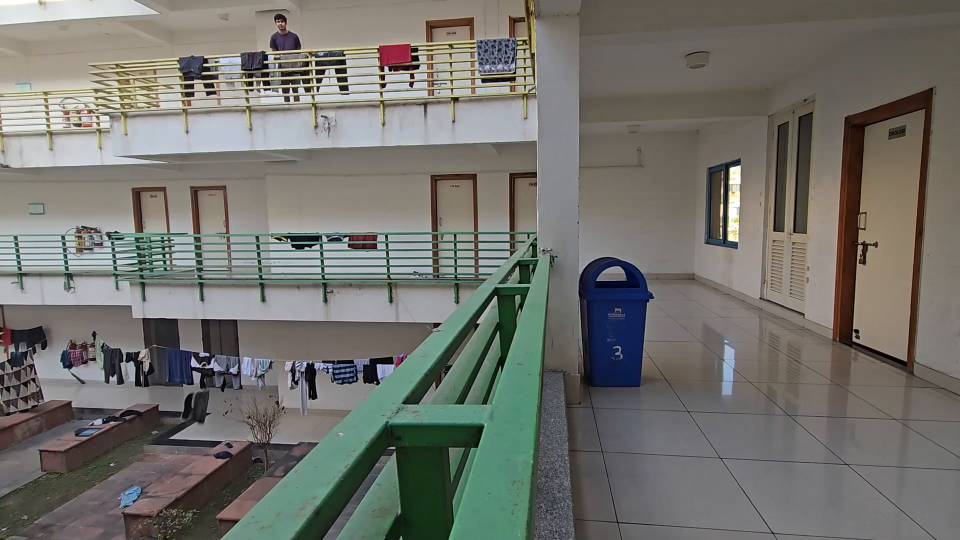
#> input picture frame 4 of assets/sample_footage1.mp4, 1920 x 1080 px, given in place of 50m-1.mp4, which was not available (shown at 1/2 size)
$ python updated_object_detect.py
#> lines starting #> are read from the running program, lines starting #| are printed output that depends on the picture; after the words box and inside, x2 and y2 are one past the last pixel; in counts of white or black regions, pixels touching at a corner belong together; pictures that were not available may be replaced by others from this repository, and a replacement may not be noted
import cv2
import numpy as np
from collections import deque

# ==============================
# CONFIGURATION FLAGS
# ==============================

USE_ROI = True
USE_FRAME_DIFF = True
USE_MOG2 = True
USE_MASK_COMBINATION = True
USE_SPEED_FILTER = True
USE_MULTI_FRAME_VALIDATION = True

# ==============================
# VIDEO INPUT
# ==============================

cap = cv2.VideoCapture(r"D:\\Coding++\\web_dev_and_projects\\folderAssets\\open_cv_assets\\50m-1.mp4")

if not cap.isOpened():
    print("Error opening video")
    exit()

ret, prev_frame = cap.read()
#> prev_frame is the input picture: shape (1080, 1920, 3); mean B, G, R 108.4, 113.9, 114.4
if not ret:
    exit()

prev_gray = cv2.cvtColor(prev_frame, cv2.COLOR_BGR2GRAY) # conversion to greyscale
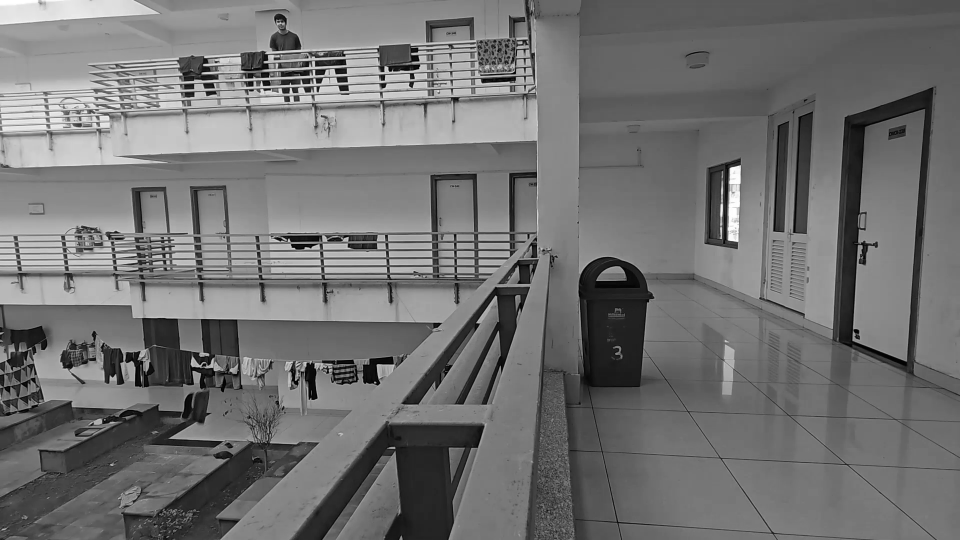
#> prev_gray: shape (1080, 1920) (shown at 1/2 size); min 0, max 255, mean 113.4

height, width = prev_frame.shape[:2]
#> height = 1080; width = 1920

# ==============================
# ROI SETTINGS (only upper region)
# ==============================

Percent_of_height = 0.7 # starting from top of the video
wall_line = int(height * Percent_of_height)
#> wall_line = 756

# ==============================
# BACKGROUND SUBTRACTOR
# ==============================

fgbg = cv2.createBackgroundSubtractorMOG2(
    history=300,
    varThreshold=20, # lower value -> more sensitive
    detectShadows=False
)

kernel = cv2.getStructuringElement(cv2.MORPH_ELLIPSE, (3, 3))

# ==============================
# FILTER PARAMETERS
# ==============================

MIN_AREA = 0
MAX_AREA = 80000
MOTION_THRESHOLD = 3
VALIDATION_FRAMES = 5

trajectory = deque(maxlen=20)
validation_counter = 0
prev_center = None

# ==============================
# MAIN LOOP
# ==============================

while True:
    ret, frame = cap.read()
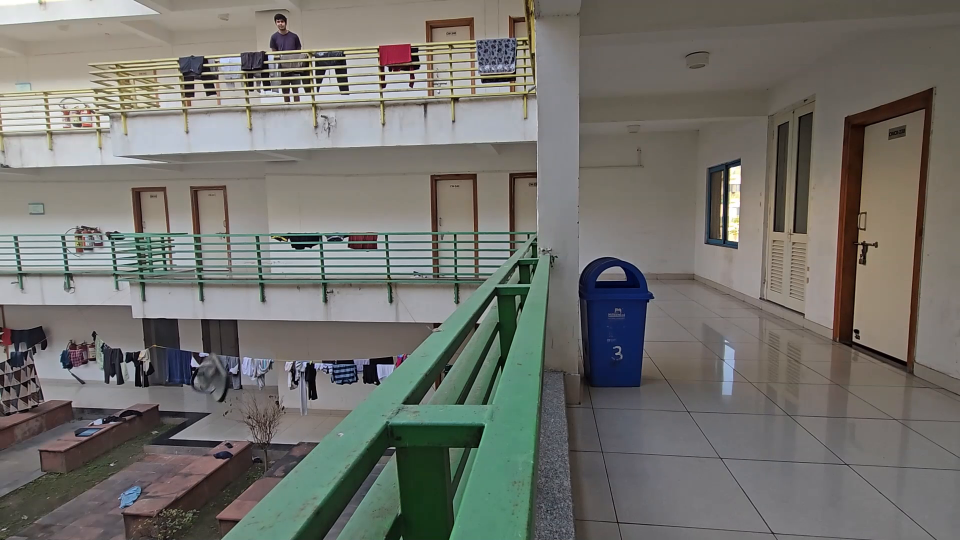
#> input picture frame 5 of assets/sample_footage1.mp4, 1920 x 1080 px, given in place of 50m-1.mp4, which was not available (shown at 1/2 size)
#> frame is the input picture: shape (1080, 1920, 3); mean B, G, R 108.6, 113.9, 114.6
    if not ret:
        break

    original_frame = frame.copy()

    # --------------------------------
    # STEP 1: ROI Restriction
    # --------------------------------
    if USE_ROI:
        roi = frame[0:wall_line, :]
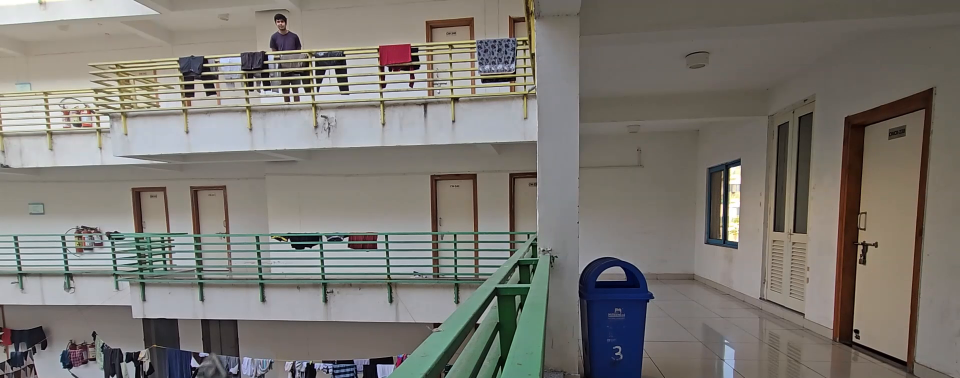
#> roi: shape (756, 1920, 3) (shown at 1/2 size); mean B, G, R 114.4, 120.3, 123.8
    else:
        roi = frame

    gray = cv2.cvtColor(roi, cv2.COLOR_BGR2GRAY)
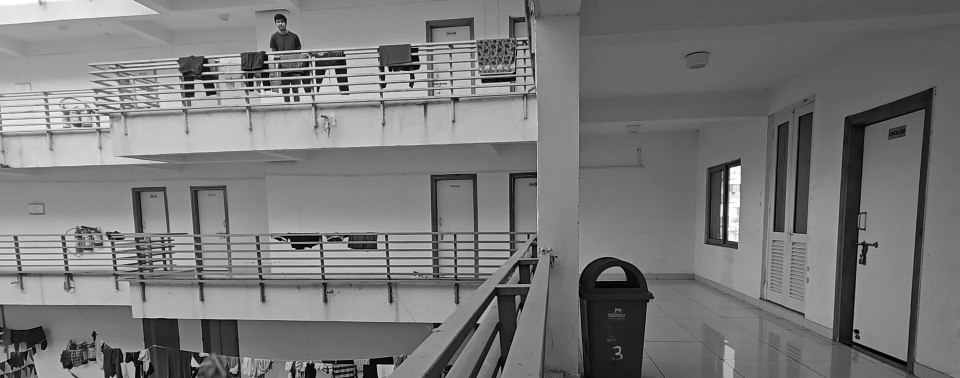
#> gray: shape (756, 1920) (shown at 1/2 size); min 0, max 255, mean 120.7

    # --------------------------------
    # STEP 2: Frame Differencing
    # --------------------------------
    if USE_FRAME_DIFF:
        prev_gray_roi = prev_gray[0:wall_line, :] if USE_ROI else prev_gray
        frame_diff = cv2.absdiff(prev_gray_roi, gray)
        _, diff_mask = cv2.threshold(frame_diff, 20, 255, cv2.THRESH_BINARY)
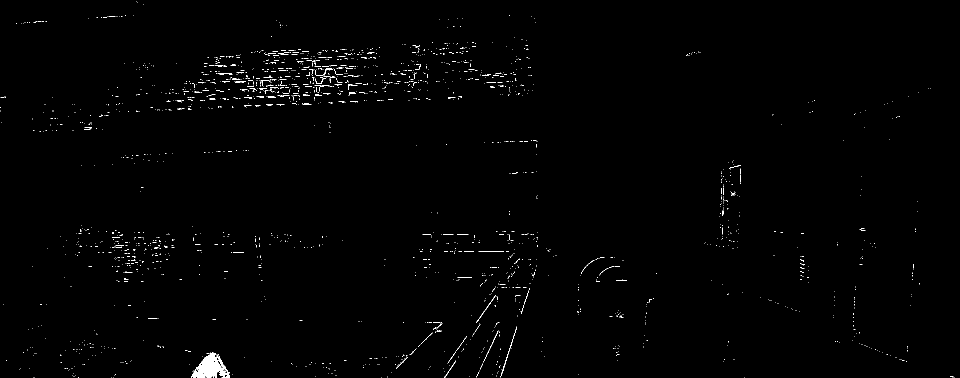
#> diff_mask: shape (756, 1920) (shown at 1/2 size); 0.66% white in thin lines or dots
    else:
        diff_mask = None

    # --------------------------------
    # STEP 3: Background Subtraction
    # --------------------------------
    if USE_MOG2:
        mog_mask = fgbg.apply(roi)
#> mog_mask: shape (756, 1920); every value is 255
    else:
        mog_mask = None

    # --------------------------------
    # STEP 4: Combine Masks
    # --------------------------------
    if USE_MASK_COMBINATION and USE_FRAME_DIFF and USE_MOG2:
        combined_mask = cv2.bitwise_and(diff_mask, mog_mask)
    elif USE_FRAME_DIFF:
        combined_mask = diff_mask
    elif USE_MOG2:
        combined_mask = mog_mask
    else:
        combined_mask = np.zeros_like(gray)

    # --------------------------------
    # STEP 5: Morphological Cleaning
    # --------------------------------
    clean_mask = cv2.morphologyEx(combined_mask, cv2.MORPH_OPEN, kernel)
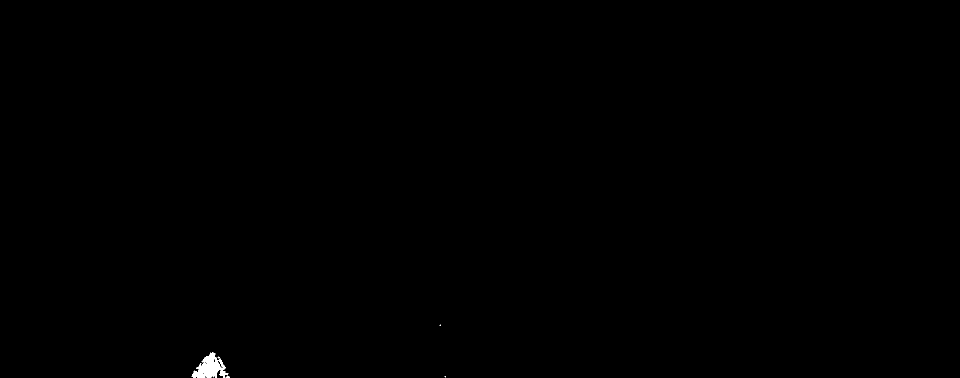
#> clean_mask: shape (756, 1920) (shown at 1/2 size); 0.14% white; 5 white regions (3 under 20 px), largest, box (x1, y1, x2, y2) and area: (383, 705, 457, 756) 1917, (451, 751, 460, 756) 27
    clean_mask = cv2.morphologyEx(clean_mask, cv2.MORPH_CLOSE, kernel)
#> clean_mask: shape (756, 1920); 0.14% white; 3 white regions (2 under 20 px), largest, box (x1, y1, x2, y2) and area: (383, 705, 460, 756) 2069
    clean_mask = cv2.dilate(clean_mask, kernel, iterations=2)
#> clean_mask: shape (756, 1920); 0.18% white; 3 white regions

    # --------------------------------
    # STEP 6: Contour Detection
    # --------------------------------
    contours, _ = cv2.findContours(
        clean_mask,
        cv2.RETR_EXTERNAL,
        cv2.CHAIN_APPROX_SIMPLE
    )
#> contours = 3 contours, 2 with area under 20; largest, box (x1, y1, x2, y2) and area: (381, 703, 462, 756) 2452

    detected_object = False

    # if contours:
    #     largest = max(contours, key=cv2.contourArea)
    #     area = cv2.contourArea(largest)
    #     # --------------------------------
    #     # STEP 7: Size Filtering
    #     # --------------------------------
    #     if MIN_AREA < area < MAX_AREA:
    #         x, y, w, h = cv2.boundingRect(largest)
    #         # Adjust y if ROI used
    #         if USE_ROI:
    #             y_global = y
    #         else:
    #             y_global = y
    #         cx = x + w // 2
    #         cy = y_global + h // 2
    #         # --------------------------------
    #         # STEP 8: Speed Filtering
    #         # --------------------------------
    #         if USE_SPEED_FILTER and prev_center is not None:
    #             dx = abs(cx - prev_center[0])
    #             dy = abs(cy - prev_center[1])
    #             if dx + dy < MOTION_THRESHOLD:
    #                 detected_object = False
    #             else:
    #                 detected_object = True
    #         else:
    #             detected_object = True
    #         if detected_object:
    #             trajectory.append((cx, cy))
    #             prev_center = (cx, cy)
    #             validation_counter += 1
    #         else:
    #             validation_counter = 0
    #         # --------------------------------
    #         # STEP 9: Multi-frame Validation
    #         # --------------------------------
    #         if not USE_MULTI_FRAME_VALIDATION or validation_counter >= VALIDATION_FRAMES:
    #             cv2.rectangle(original_frame,
    #                           (x, y_global),
    #                           (x + w, y_global + h),
    #                           (0, 255, 0), 2)
    #             cv2.circle(original_frame, (cx, cy), 4, (0, 0, 255), -1)
    #             cv2.putText(original_frame,
    #                         f"X:{cx} Y:{cy}",
    #                         (x, y_global - 10),
    #                         cv2.FONT_HERSHEY_SIMPLEX,
    #                         0.5,
    #                         (0, 255, 0),
    #                         2)

    current_centers = []

    for cnt in contours:

        area = cv2.contourArea(cnt)

        # --------------------------------
        # STEP 7: Size Filtering
        # --------------------------------
        if MIN_AREA < area < MAX_AREA:

            x, y, w, h = cv2.boundingRect(cnt)

            y_global = y  # ROI already applied to top region

            cx = x + w // 2
            cy = y_global + h // 2

            valid_motion = True

            # --------------------------------
            # STEP 8: Speed Filtering
            # --------------------------------
            if USE_SPEED_FILTER and prev_center is not None:
                dx = abs(cx - prev_center[0])
                dy = abs(cy - prev_center[1])

                if dx + dy < MOTION_THRESHOLD:
                    valid_motion = False

            if valid_motion:
                current_centers.append((cx, cy))

                # --------------------------------
                # STEP 9: Multi-frame Validation
                # --------------------------------
                if not USE_MULTI_FRAME_VALIDATION or validation_counter >= VALIDATION_FRAMES:

                    cv2.rectangle(original_frame,
                                (x, y_global),
                                (x + w, y_global + h),
                                (0, 255, 0), 2)

                    cv2.circle(original_frame, (cx, cy),
                            4, (0, 0, 255), -1)

                    cv2.putText(original_frame,
                                f"X:{cx} Y:{cy}",
                                (x, y_global - 10),
                                cv2.FONT_HERSHEY_SIMPLEX,
                                0.5,
                                (0, 255, 0),
                                2)
#> this loop made 3 passes
#> (area, x, y, w, h, y_global, cx, cy) on pass 2: (2452, 381, 703, 81, 53, 703, 421, 729)
#> after the loop, current_centers = [(890, 753), (421, 729), (880, 650)]

    # Update previous center if at least one valid object detected
    if current_centers:
        prev_center = current_centers[0]  # or choose based on logic
#> prev_center = (890, 753)
        validation_counter += 1
    else:
        validation_counter = 0


    # Update previous frame
    prev_gray = cv2.cvtColor(frame, cv2.COLOR_BGR2GRAY)

    # --------------------------------
    # DISPLAY (Resize only for viewing)
    # --------------------------------
    resizing_factor = 0.5
    display_frame = cv2.resize(original_frame, (int(original_frame.shape[1] * resizing_factor), int(original_frame.shape[0] * resizing_factor)))
    display_mask = cv2.resize(clean_mask, ((int(clean_mask.shape[1] * resizing_factor), int(clean_mask.shape[0] * resizing_factor))))
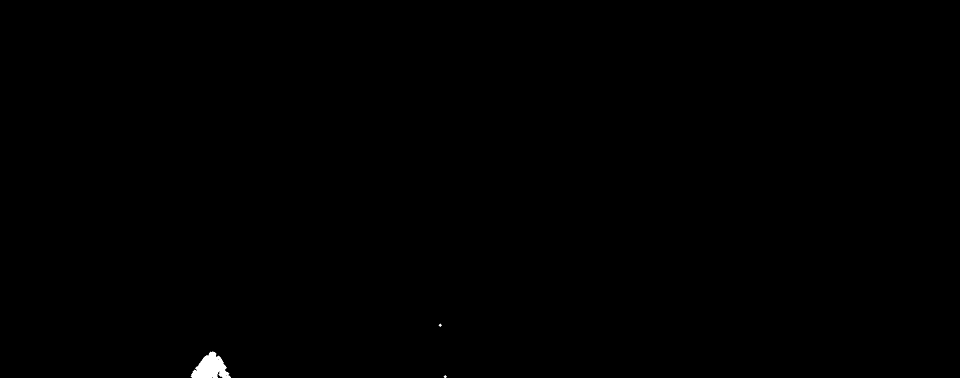
#> display_mask: shape (378, 960); min 0, max 255, mean 0.5

    cv2.imshow("Detection", display_frame)
    cv2.imshow("Mask", display_mask)

    if cv2.waitKey(10) & 0xFF == ord('q'):
#> (key q is pressed here)
        break

cap.release()
cv2.destroyAllWindows()
